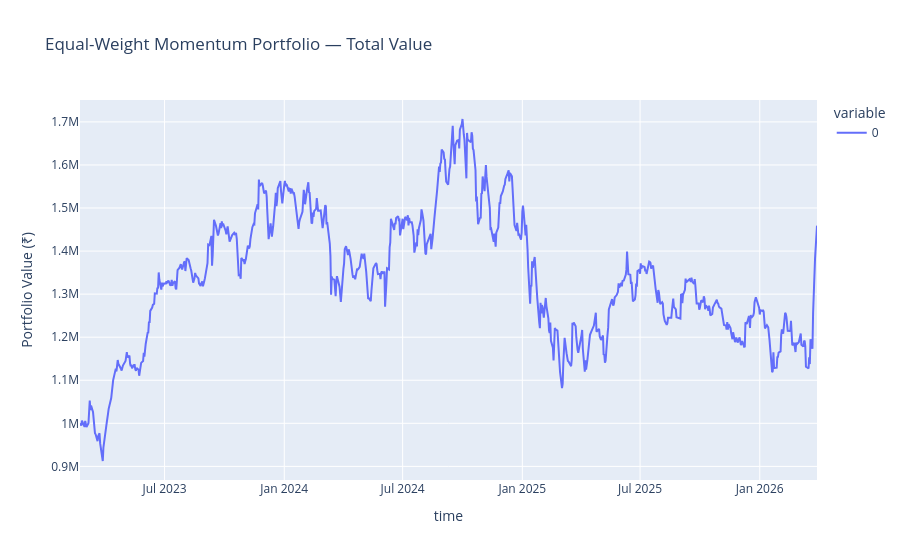
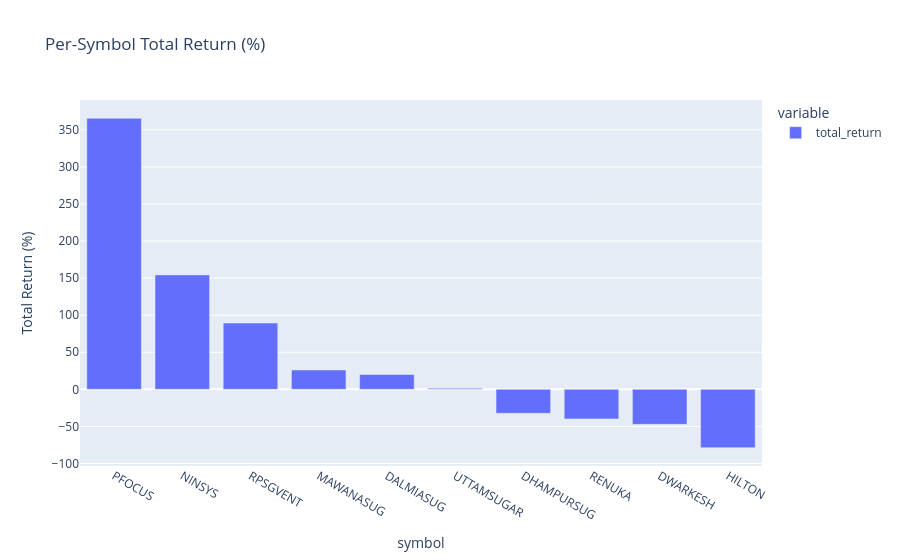

The notebook cell saved with these charts, in order:
### Code cell
# Equal-weight momentum portfolio backtest
# Each symbol gets an equal slice of capital; 100% of that slice is deployed on entry

per_symbol_cash = 1000000 / len(top_symbols)

entries_all = pd.DataFrame(False, index=prices.index, columns=prices.columns)
entries_all.iloc[0] = True   # enter on first available bar

pf_multi = vbt.Portfolio.from_signals(
    prices,
    entries=entries_all,
    exits=pd.DataFrame(False, index=prices.index, columns=prices.columns),
    freq='1D',
    init_cash=per_symbol_cash,
    size=1.0,
    size_type='percent',
)

print('\nEqual-weight momentum portfolio stats:')
print(pf_multi.stats())

# Combined portfolio value over time
combined_value = pf_multi.value().sum(axis=1)
fig1 = px.line(combined_value, title='Equal-Weight Momentum Portfolio — Total Value',
               labels={'value': 'Portfolio Value (₹)', 'index': 'Date'})
fig1.show()

# Per-symbol total return
returns = pf_multi.total_return().sort_values(ascending=False) * 100
fig2 = px.bar(returns, title='Per-Symbol Total Return (%)',
              labels={'value': 'Total Return (%)', 'index': 'Symbol'})
fig2.show()

### Figure 1 — Plotly figure (JSON) as saved in the notebook; plotly's stock layout.template omitted (floating-point values rounded to 4 significant figures; data arrays with more than 128 entries replaced by an {"elided": "..."} marker saying what was removed)
{"data": [{"hovertemplate": "variable=0<br>time=%{x}<br>Portfolio Value (₹)=%{y}<extra></extra>", "legendgroup": "0", "line": {"color": "#636efa", "dash": "solid"}, "marker": {"symbol": "circle"}, "mode": "lines", "name": "0", "orientation": "v", "showlegend": true, "type": "scatter", "x": {"elided": "764 str values"}, "xaxis": "x", "y": {"elided": "764 float values"}, "yaxis": "y"}], "layout": {"legend": {"title": {"text": "variable"}, "tracegroupgap": 0}, "title": {"text": "Equal-Weight Momentum Portfolio — Total Value"}, "xaxis": {"anchor": "y", "domain": [0, 1], "title": {"text": "time"}}, "yaxis": {"anchor": "x", "domain": [0, 1], "title": {"text": "Portfolio Value (₹)"}}}}

### Figure 2 — Plotly figure (JSON) as saved in the notebook; plotly's stock layout.template omitted (floating-point values rounded to 4 significant figures)
{"data": [{"hovertemplate": "variable=total_return<br>symbol=%{x}<br>Total Return (%)=%{y}<extra></extra>", "legendgroup": "total_return", "marker": {"color": "#636efa", "pattern": {"shape": ""}}, "name": "total_return", "orientation": "v", "showlegend": true, "textposition": "auto", "type": "bar", "x": ["PFOCUS", "NINSYS", "RPSGVENT", "MAWANASUG", "DALMIASUG", "UTTAMSUGAR", "DHAMPURSUG", "RENUKA", "DWARKESH", "HILTON"], "xaxis": "x", "y": [365.5, 154.4, 89.46, 26.14, 20.13, 1.383, -32.27, -39.89, -47.19, -78.66], "yaxis": "y"}], "layout": {"barmode": "relative", "legend": {"title": {"text": "variable"}, "tracegroupgap": 0}, "title": {"text": "Per-Symbol Total Return (%)"}, "xaxis": {"anchor": "y", "domain": [0, 1], "title": {"text": "symbol"}}, "yaxis": {"anchor": "x", "domain": [0, 1], "title": {"text": "Total Return (%)"}}}}
